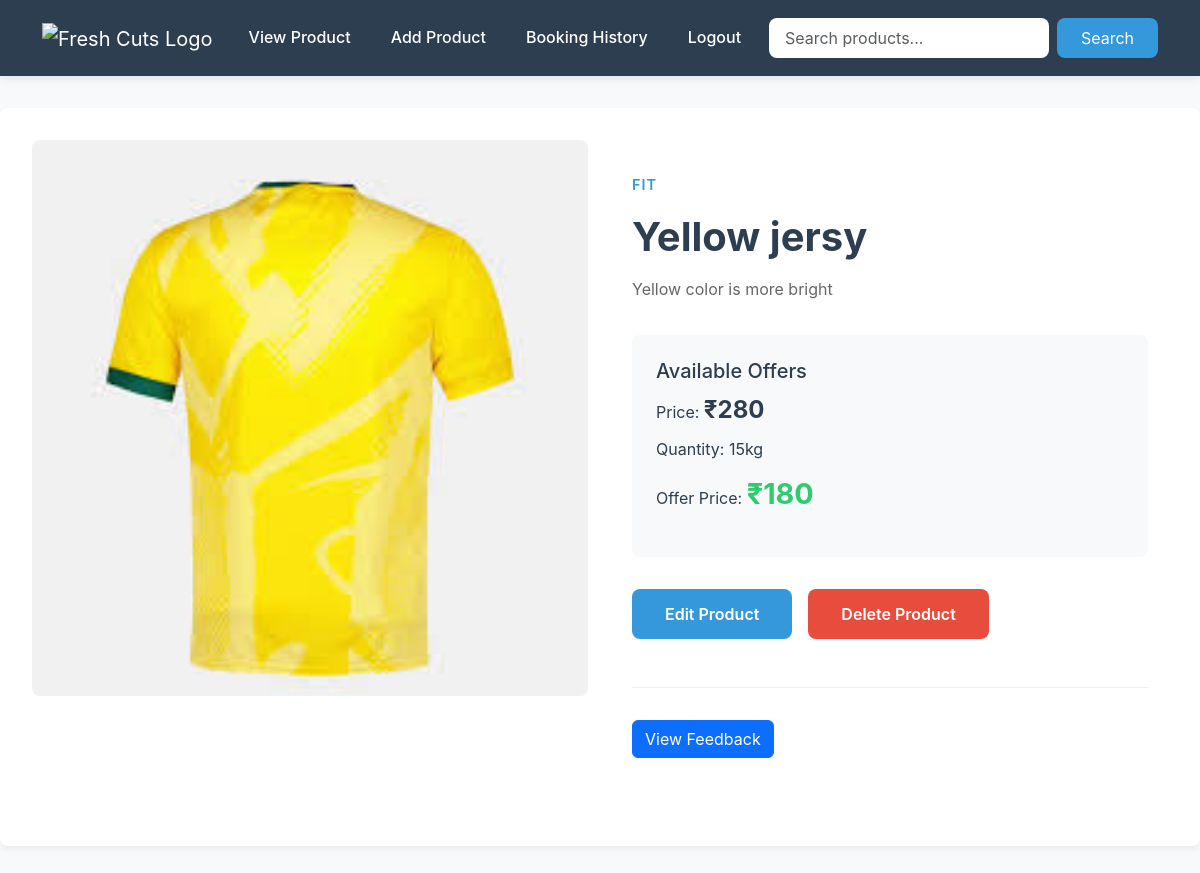
Screenshot of /shopprodetails/3 with the database file from the repository.
### app/models.py (models this page shows, shortened)
class Product(models.Model):
    shop = models.ForeignKey(Shopreg,on_delete=models.CASCADE)
    name = models.TextField()
    discription = models.TextField()
    price = models.IntegerField()
    category = models.ForeignKey(Category, on_delete=models.CASCADE)
    quantity = models.TextField()
    offerprice = models.IntegerField()
    image = models.FileField()

class Category(models.Model):
    name = models.TextField(unique=True)
    def __str__(self):
        return self.name

### app/views.py (the view)
# urls.py: path('shopprodetails/<int:id>',views.shopprodetails),
def shopprodetails(req,id):
    data=Product.objects.get(pk=id)
    feedback = Feedback.objects.filter(product=data).order_by('-submitted_at')
    average_rating = feedback.aggregate(Avg('rating'))['rating__avg']
    rounded_average_rating = round(average_rating) if average_rating else None
    return render(req,'shop/shopprodetails.html',{'data':data,'feedback':feedback,'average_rating': rounded_average_rating})

### template/shop/shopprodetails.html (shortened to what this page needs)
<!DOCTYPE html>
<html lang="en">
<head>
    <link href="https://cdn.jsdelivr.net/npm/bootstrap@5.3.3/dist/css/bootstrap.min.css" rel="stylesheet">
</head>
<body>
    <nav class="navbar navbar-expand-lg navbar-dark sticky-top">
        <div class="container">
            <a class="navbar-brand" href="../viewpro">
                <img src="/api/placeholder/150/40" alt="Fresh Cuts Logo">
            </a>
            <div class="collapse navbar-collapse" id="navbarNav">
                <ul class="navbar-nav me-auto">
                    <li class="nav-item">
                        <a class="nav-link" href="../viewpro">View Product</a>
                    </li>
                    <li class="nav-item">
                        <a class="nav-link" href="../addpro">Add Product</a>
                    </li>
                    <li class="nav-item">
                        <a class="nav-link" href="../bookinghistry">Booking History</a>
                    </li>
                    <li class="nav-item">
                        <a class="nav-link" href="../logout">Logout</a>
                    </li>
                </ul>
                <form class="search-form d-flex" method="get" action="{% url 'pro_search' %}">
                    <input class="form-control me-2" type="text" name="query" placeholder="Search products...">
                    <button class="btn btn-primary" type="submit">Search</button>
                </form>
            </div>
        </div>
    </nav>
    <div class="product-container">
        <div class="row">
            <div class="col-md-6">
                <img class="product-image" src="{{data.image.url}}" alt="{{data.name}}">
            </div>
            <div class="col-md-6 product-details">
                <span class="product-category">{{data.category}}</span>
                <h1 class="product-title">{{data.name}}</h1>
                <p class="product-description">{{data.discription}}</p>
                <div class="product-info">
                    <div class="mb-3">
                        <h5>Available Offers</h5>
                        <p class="mb-2">Price: <span class="price-tag">₹{{data.price}}</span></p>
                        <p class="mb-2">Quantity: {{data.quantity}}kg</p>
                        <p class="mb-0">Offer Price: <span class="offer-price">₹{{data.offerprice}}</span></p>
                    </div>
                </div>
                <div class="action-buttons">
                    <a href="../edit/{{data.pk}}" class="btn btn-edit">Edit Product</a>
                    <a href="../delete/{{data.pk}}" class="btn btn-delete">Delete Product</a>
                </div>
                <div class="feedback-section">
                    <button class="btn btn-primary mb-4" onclick="toggleFeedbackForm()">View Feedback</button>
                </div>
            </div>
        </div>
    </div>
</body>
</html>

### template/shop/shopprodetails.html (style rules this page uses)
:root { --primary-color: #2c3e50; --accent-color: #3498db; --success-color: #2ecc71; --text-color: #2c3e50; --light-gray: #f8f9fa; --border-radius: 8px; }
body { font-family: 'Inter', sans-serif; background-color: var(--light-gray); color: var(--text-color); line-height: 1.6; }
.navbar { background-color: var(--primary-color) !important; padding: 1rem 0; box-shadow: 0 2px 10px rgba(0, 0, 0, 0.1); }
.navbar-brand img { height: 40px; object-fit: contain; }
.nav-link { color: #fff !important; font-weight: 500; transition: color 0.3s ease; padding: 0.5rem 1rem !important; margin: 0 0.25rem; }
.search-form input { border-radius: var(--border-radius); border: none; padding: 0.5rem 1rem; }
.search-form button { background-color: var(--accent-color); border: none; border-radius: var(--border-radius); padding: 0.5rem 1.5rem; }
.product-container { background-color: #fff; border-radius: var(--border-radius); box-shadow: 0 4px 6px rgba(0, 0, 0, 0.05); margin: 2rem auto; padding: 2rem; max-width: 1200px; }
.product-image { width: 100%; height: auto; border-radius: var(--border-radius); object-fit: cover; }
.product-details { padding: 2rem; }
.product-category { color: var(--accent-color); text-transform: uppercase; font-size: 0.9rem; font-weight: 600; letter-spacing: 1px; }
.product-title { font-size: 2.5rem; font-weight: 700; margin: 1rem 0; color: var(--primary-color); }
.product-description { color: #666; margin-bottom: 2rem; }
.product-info { background-color: var(--light-gray); padding: 1.5rem; border-radius: var(--border-radius); margin-bottom: 2rem; }
.price-tag { font-size: 1.5rem; font-weight: 700; color: var(--primary-color); }
.offer-price { color: var(--success-color); font-size: 1.8rem; font-weight: 700; }
.action-buttons { display: flex; gap: 1rem; margin-top: 2rem; }
.btn-edit, .btn-delete { padding: 0.75rem 2rem; border-radius: var(--border-radius); font-weight: 600; transition: all 0.3s ease; }
.btn-edit { background-color: var(--accent-color); color: white; }
.btn-delete { background-color: #e74c3c; color: white; }
.feedback-section { margin-top: 3rem; padding-top: 2rem; border-top: 1px solid #eee; }

### rows the page displays
Product: image (picture), category "FIT", name "Yellow jersy", discription "Yellow color is more bright", price "280", quantity "15", offerprice "180"
